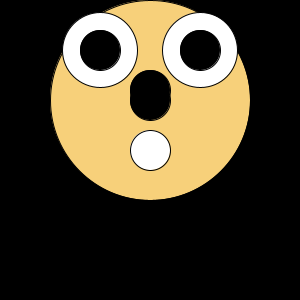
Frame 1 (no input)
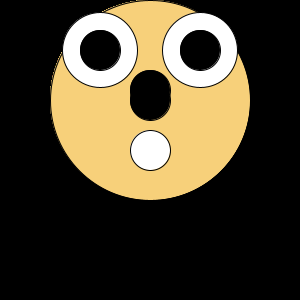
Frame 60 (the mouse pressed at the canvas centre just before this capture)
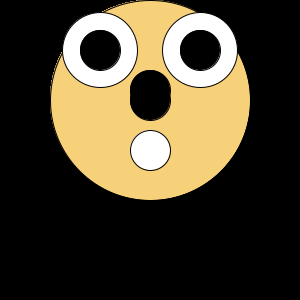
Frame 120 (the mouse held since frame 60 and released just before this capture)

The Processing sketch that drew these frames (run headless with seeded random() and noise(); from frame 60 on, the mouse is pressed at the canvas centre):

// Processing sketch: processing_51654
// ── processing_51654.pde


// 1) i am representing a suprised emotion
void setup (){
background (0);
smooth();
size (300, 300);
}
//------------------------------------------------------------------------
void draw (){
//head
smooth();
fill(247, 208, 122);
ellipse(150, 100, 200, 200);

//eyes
fill (255);
ellipse (100, 50, 75, 75);
smooth();
ellipse(200, 50, 75, 75);
//pupils
smooth();
fill (0, 0, 0);
ellipse (100, 50, 40, 40);
ellipse (200, 50, 40, 40);


//nose
fill (0);
ellipse (150, 90, 40, 40);
ellipse (150, 100, 40, 40);
//mouth
fill (255, 255, 255);
ellipse (150, 150, 40, 40);

}
//---------------------------------------------------------------------------
